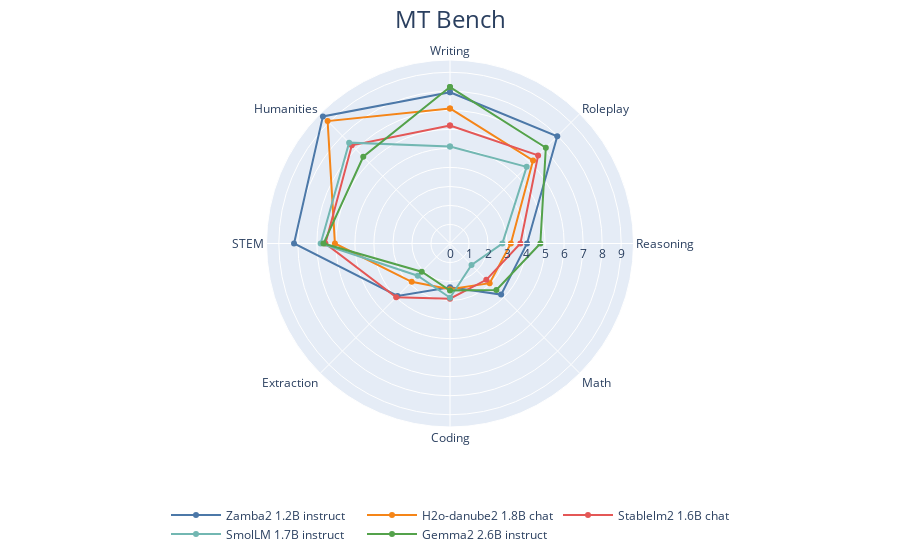

The notebook cell this image was saved under:
### Code cell
import json
import pandas as pd
import plotly.express as px
import plotly.graph_objects as go


CATEGORIES = ["Writing", "Roleplay", "Reasoning", "Math", "Coding", "Extraction", "STEM", "Humanities"]


def get_model_df():
    cnt = 0
    q2result = []
    fin = open("/workspace/FastChat/fastchat/llm_judge/data/mt_bench/model_judgment/gpt-4_single.jsonl", "r")
    for line in fin:
        obj = json.loads(line)
        obj["category"] = CATEGORIES[(obj["question_id"]-81)//10]
        q2result.append(obj)
    df = pd.DataFrame(q2result)
    return df

def toggle(res_str):
    if res_str == "win":
        return "loss"
    elif res_str == "loss":
        return "win"
    return "tie"

def get_model_df_pair():
    fin = open("gpt-4_pair.jsonl", "r")
    cnt = 0
    q2result = []
    for line in fin:
        obj = json.loads(line)

        result = {}
        result["qid"] = str(obj["question_id"])
        result["turn"] = str(obj["turn"])
        if obj["g1_winner"] == "model_1" and obj["g2_winner"] == "model_1":
            result["result"] = "win"
        elif obj["g1_winner"] == "model_2" and obj["g2_winner"] == "model_2":
            result["result"] = "loss"
        else:
            result["result"] = "tie"
        result["category"] = CATEGORIES[(obj["question_id"]-81)//10]
        result["model"] = obj["model_1"]
        q2result.append(result)

    df = pd.DataFrame(q2result)

    return df

df = get_model_df()
df_pair = get_model_df_pair()


all_models = df["model"].unique()
print(all_models)
scores_all = []
for model in all_models:
    for cat in CATEGORIES:
        # filter category/model, and score format error (<1% case)
        res = df[(df["category"]==cat) & (df["model"]==model) & (df["score"] >= 0)]
        score = res["score"].mean()


        # scores_all.append({"model": model, "category": cat, "score": score, "winrate": winrate, "wtrate": winrate_adjusted})
        scores_all.append({"model": model, "category": cat, "score": score})
        
        
        
# target_models = ["Llama-2-7b-chat", "Llama-2-13b-chat", "Llama-2-70b-chat", "gpt-3.5-turbo", "claude-v1", "gpt-4"]

target_models = ['instr_release_ultrafeedback_batch32_rejected_fully_from_zamba_round3',
 'nstr_release_ultrafeedback_batch32_rejected_fully_from_zamba_round2',
 'instr_release_ultrafeedback_infinfstruct_batch32_with_actual_mix_infinstr_ultrachat',
 'instr_release_ultrafeedback_batch32_rejected_half_from_zamba_round3',
 'instr_release_ultrafeedback_infinfstruct_batch32_with_actual_mix_infinstr_ultrachat_round3',
 'instr_release_ultrafeedback_batch32_rejected_fully_from_zamba',
 'instr_release_ultrafeedback_batch32_rejected_half_from_zamba_round2',
 'instr_release_ultrafeedback_infinfstruct_batch32_with_actual_mix_infinstr_ultrachat_round2',
 'instr_release_ultrafeedback_batch32_rejected_half_from_zamba',
 'gemma-2-2b-it', 'ultrafeedback_openhermespref_orcadoppairs_4epochs',
 'ultrafeedback_openhermespref_orcadoppairs_1epoch',
 'ultrafeedback_openhermespref_orcadoppairs_1epoch_then_2epochs',
 'ultrafeedback_openhermespref_orcadoppairs_1epoch_then_2epochs_then_1epoch',
 'HuggingFaceTB_SmolLM-1.7B-Instruct', 'microsoft_Phi-3-mini-4k-instruct',
 'Qwen_Qwen2-1.5B-Instruct', 'stabilityai_stablelm-2-1_6b-chat',
 'microsoft_Phi-3.5-mini-instruct', 'h2oai_h2o-danube3-4b-chat',
 'stabilityai_stablelm-zephyr-3b', 'h2oai_h2o-danube2-1.8b-chat',
 'zamba2_1B_ultrafeedback_openhermespref_orcadoppairs_1epoch_then_1epoch_then_1epoch']



scores_target = [scores_all[i] for i in range(len(scores_all)) if scores_all[i]["model"] in target_models]

# sort by target_models
scores_target = sorted(scores_target, key=lambda x: target_models.index(x["model"]), reverse=True)

df_score = pd.DataFrame(scores_target)


# Drop specific models using DataFrame.drop()
models_to_drop = ['instr_release_ultrafeedback_batch32_rejected_fully_from_zamba_round3',
 'nstr_release_ultrafeedback_batch32_rejected_fully_from_zamba_round2',
 'instr_release_ultrafeedback_infinfstruct_batch32_with_actual_mix_infinstr_ultrachat',
 'instr_release_ultrafeedback_batch32_rejected_half_from_zamba_round3',
 'instr_release_ultrafeedback_infinfstruct_batch32_with_actual_mix_infinstr_ultrachat_round3',
 'instr_release_ultrafeedback_batch32_rejected_fully_from_zamba',
 'instr_release_ultrafeedback_batch32_rejected_half_from_zamba_round2',
 'instr_release_ultrafeedback_infinfstruct_batch32_with_actual_mix_infinstr_ultrachat_round2',
 'instr_release_ultrafeedback_batch32_rejected_half_from_zamba',
 'ultrafeedback_openhermespref_orcadoppairs_4epochs',
 'ultrafeedback_openhermespref_orcadoppairs_1epoch',
 'ultrafeedback_openhermespref_orcadoppairs_1epoch_then_2epochs',
 'ultrafeedback_openhermespref_orcadoppairs_1epoch_then_2epochs_then_1epoch',
 'Qwen_Qwen2-1.5B-Instruct',
 # 'HuggingFaceTB_SmolLM-1.7B-Instruct', 
 'microsoft_Phi-3-mini-4k-instruct',
 # 'stabilityai_stablelm-2-1_6b-chat',
 'microsoft_Phi-3.5-mini-instruct', 'h2oai_h2o-danube3-4b-chat',
 'stabilityai_stablelm-zephyr-3b'
 # 'h2oai_h2o-danube2-1.8b-chat',
 # 'zamba2_1B_ultrafeedback_openhermespref_orcadoppairs_1epoch_then_1epoch_then_1epoch'
]

# Filter out the models to drop
df_score = df_score[~df_score['model'].isin(models_to_drop)]

rename_map = {'zamba2_1B_ultrafeedback_openhermespref_orcadoppairs_1epoch_then_1epoch_then_1epoch': 'Zamba2 1.2B instruct',
              'h2oai_h2o-danube2-1.8b-chat': "H2o-danube2 1.8B chat",
              'stabilityai_stablelm-2-1_6b-chat': "Stablelm2 1.6B chat",
              'HuggingFaceTB_SmolLM-1.7B-Instruct': 'SmolLM 1.7B instruct',
              'gemma-2-2b-it': 'Gemma2 2.6B instruct'}

for k, v in rename_map.items():
    df_score.replace(k, v, inplace=True)

# # Plot the updated DataFrame
# fig = px.line_polar(df_score, r='score', theta='category', line_close=True, category_orders={"category": CATEGORIES},
#                     color='model', markers=True, color_discrete_sequence=px.colors.qualitative.T10)

# # Add an overall centered title to the plot
# fig.update_layout(
#     title={
#         'text': 'MT Bench',
#         'x': 0.5,  # Center the title horizontally
#         'y': 0.95,
#         'xanchor': 'center',  # Align the title to the center
#         'yanchor': 'top'
#     }
# )


fig = px.line_polar(df_score, r='score', theta='category', line_close=True, category_orders={"category": CATEGORIES},
                    color='model', markers=True, color_discrete_sequence=px.colors.qualitative.T10)

# Add an overall centered title to the plot and adjust the legend
fig.update_layout(
    title={
        'text': 'MT Bench',
        'x': 0.5,
        'y': 0.98,
        'xanchor': 'center',
        'yanchor': 'top',
        'font': dict(size=24)
    },
    legend=dict(
        title_text=None,  # Remove the title of the legend
        orientation='h',  # Horizontal legend
        y=-0.2,  # Position the legend below the plot
        x=0.5,  # Center the legend horizontally
        xanchor='center',
        yanchor='top',
        itemwidth=50,  # Adjust the width of each legend item
        traceorder='normal'
    )
)

fig.show()

### Figure 1 — Plotly figure (JSON) as saved in the notebook; plotly's stock layout.template omitted (floating-point values rounded to 4 significant figures)
{"data": [{"hovertemplate": "model=Zamba2 1.2B instruct<br>score=%{r}<br>category=%{theta}<extra></extra>", "legendgroup": "Zamba2 1.2B instruct", "line": {"color": "#4C78A8", "dash": "solid"}, "marker": {"symbol": "circle"}, "mode": "lines+markers", "name": "Zamba2 1.2B instruct", "r": [7.95, 7.975, 4.05, 3.8, 2.3, 3.9, 8.2, 9.45, 7.95], "showlegend": true, "subplot": "polar", "theta": ["Writing", "Roleplay", "Reasoning", "Math", "Coding", "Extraction", "STEM", "Humanities", "Writing"], "type": "scatterpolar"}, {"hovertemplate": "model=H2o-danube2 1.8B chat<br>score=%{r}<br>category=%{theta}<extra></extra>", "legendgroup": "H2o-danube2 1.8B chat", "line": {"color": "#F58518", "dash": "solid"}, "marker": {"symbol": "circle"}, "mode": "lines+markers", "name": "H2o-danube2 1.8B chat", "r": [7.1, 6.175, 3.2, 2.95, 2.4, 2.85, 6.05, 9.1, 7.1], "showlegend": true, "subplot": "polar", "theta": ["Writing", "Roleplay", "Reasoning", "Math", "Coding", "Extraction", "STEM", "Humanities", "Writing"], "type": "scatterpolar"}, {"hovertemplate": "model=Stablelm2 1.6B chat<br>score=%{r}<br>category=%{theta}<extra></extra>", "legendgroup": "Stablelm2 1.6B chat", "line": {"color": "#E45756", "dash": "solid"}, "marker": {"symbol": "circle"}, "mode": "lines+markers", "name": "Stablelm2 1.6B chat", "r": [6.2, 6.55, 3.7, 2.7, 2.9, 4, 6.55, 7.3, 6.2], "showlegend": true, "subplot": "polar", "theta": ["Writing", "Roleplay", "Reasoning", "Math", "Coding", "Extraction", "STEM", "Humanities", "Writing"], "type": "scatterpolar"}, {"hovertemplate": "model=SmolLM 1.7B instruct<br>score=%{r}<br>category=%{theta}<extra></extra>", "legendgroup": "SmolLM 1.7B instruct", "line": {"color": "#72B7B2", "dash": "solid"}, "marker": {"symbol": "circle"}, "mode": "lines+markers", "name": "SmolLM 1.7B instruct", "r": [5.1, 5.7, 2.75, 1.6, 2.85, 2.4, 6.8, 7.5, 5.1], "showlegend": true, "subplot": "polar", "theta": ["Writing", "Roleplay", "Reasoning", "Math", "Coding", "Extraction", "STEM", "Humanities", "Writing"], "type": "scatterpolar"}, {"hovertemplate": "model=Gemma2 2.6B instruct<br>score=%{r}<br>category=%{theta}<extra></extra>", "legendgroup": "Gemma2 2.6B instruct", "line": {"color": "#54A24B", "dash": "solid"}, "marker": {"symbol": "circle"}, "mode": "lines+markers", "name": "Gemma2 2.6B instruct", "r": [8.225, 7.125, 4.75, 3.45, 2.474, 2.1, 6.65, 6.45, 8.225], "showlegend": true, "subplot": "polar", "theta": ["Writing", "Roleplay", "Reasoning", "Math", "Coding", "Extraction", "STEM", "Humanities", "Writing"], "type": "scatterpolar"}], "layout": {"legend": {"itemwidth": 50, "orientation": "h", "title": {}, "tracegroupgap": 0, "traceorder": "normal", "x": 0.5, "xanchor": "center", "y": -0.2, "yanchor": "top"}, "margin": {"t": 60}, "polar": {"angularaxis": {"categoryarray": ["Writing", "Roleplay", "Reasoning", "Math", "Coding", "Extraction", "STEM", "Humanities"], "categoryorder": "array", "direction": "clockwise", "rotation": 90}, "domain": {"x": [0, 1], "y": [0, 1]}}, "title": {"font": {"size": 24}, "text": "MT Bench", "x": 0.5, "xanchor": "center", "y": 0.98, "yanchor": "top"}}}
